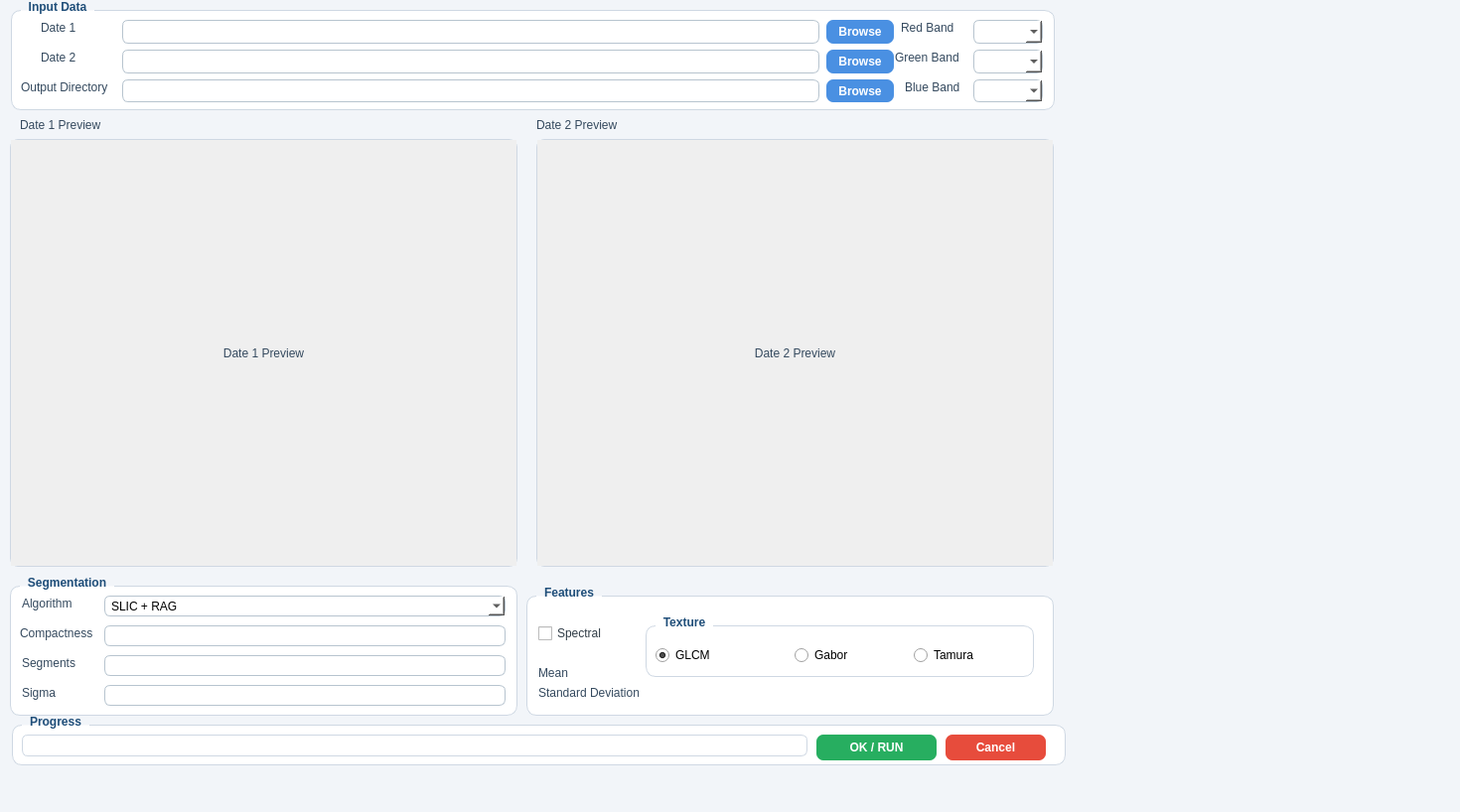
<?xml version="1.0" encoding="UTF-8"?>
<ui version="4.0">
 <class>ChangeDetectorDialogBase</class>
 <widget class="QDialog" name="ChangeDetectorDialogBase">
  <property name="geometry">
   <rect>
    <x>0</x>
    <y>0</y>
    <width>1470</width>
    <height>818</height>
   </rect>
  </property>
  <property name="windowTitle">
   <string>Object Based Change Detection Tool</string>
  </property>
  <property name="styleSheet">
   <string notr="true">
QDialog {
    background-color: #f2f5f9;
    font-family: Segoe UI;
    font-size: 10pt;
    color: #2f3b45;
}

/* =========================
   GROUP BOXES
========================= */
QGroupBox {
    background-color: #ffffff;
    border: 1px solid #cfd8e3;
    border-radius: 10px;
    margin-top: 10px;
    padding-top: 12px;
    font-weight: bold;
}

QGroupBox::title {
    subcontrol-origin: margin;
    left: 10px;
    padding: 0 6px;
    color: #1f4e79;
}

/* =========================
   LABELS
========================= */
QLabel {
    color: #34495e;
    background: transparent;
}

/* =========================
   INPUT FIELDS
========================= */
QLineEdit {
    background-color: white;
    border: 1px solid #b7c4cf;
    border-radius: 6px;
    padding: 4px;
}

QLineEdit:focus {
    border: 1px solid #4a90e2;
}

/* =========================
   COMBOBOX
========================= */
QComboBox {
    background-color: white;
    border: 1px solid #b7c4cf;
    border-radius: 6px;
    padding: 4px;
}

QComboBox:focus {
    border: 1px solid #4a90e2;
}

/* =========================
   SPINBOX
========================= */
QSpinBox, QDoubleSpinBox {
    background-color: white;
    border: 1px solid #b7c4cf;
    border-radius: 6px;
    padding: 3px;
}

/* =========================
   CHECKBOX
========================= */
QCheckBox {
    spacing: 5px;
    color: #2f3b45;
}

/* =========================
   PUSH BUTTONS
========================= */
QPushButton {
    background-color: #4a90e2;
    color: white;
    border-radius: 7px;
    padding: 5px 10px;
    font-weight: bold;
    border: none;
}

QPushButton:hover {
    background-color: #357abd;
}

/* OK button */
QPushButton#okButton {
    background-color: #27ae60;
}

QPushButton#okButton:hover {
    background-color: #219150;
}

/* Cancel button */
QPushButton#cancelButton {
    background-color: #e74c3c;
}

QPushButton#cancelButton:hover {
    background-color: #c0392b;
}

/* =========================
   PREVIEW AREAS
========================= */
QScrollArea {
    background-color: white;
    border: 1px solid #cfd8e3;
    border-radius: 8px;
}

/* =========================
   PROGRESS BAR
========================= */
QProgressBar {
    background-color: white;
    border: 1px solid #cfd8e3;
    border-radius: 6px;
    text-align: center;
    min-height: 20px;
}

QProgressBar::chunk {
    background-color: #4a90e2;
    border-radius: 5px;
}

</string>
  </property>
  <widget class="QGroupBox" name="inputGroup">
   <property name="geometry">
    <rect>
     <x>11</x>
     <y>0</y>
     <width>1051</width>
     <height>111</height>
    </rect>
   </property>
   <property name="title">
    <string>Input Data</string>
   </property>
   <widget class="QLabel" name="labelDate1">
    <property name="geometry">
     <rect>
      <x>30</x>
      <y>20</y>
      <width>51</width>
      <height>16</height>
     </rect>
    </property>
    <property name="text">
     <string>Date 1</string>
    </property>
   </widget>
   <widget class="QLineEdit" name="date1LineEdit">
    <property name="geometry">
     <rect>
      <x>112</x>
      <y>20</y>
      <width>702</width>
      <height>24</height>
     </rect>
    </property>
    <property name="autoFillBackground">
     <bool>false</bool>
    </property>
    <property name="styleSheet">
     <string notr="true">color:balck;</string>
    </property>
   </widget>
   <widget class="QPushButton" name="browseDate1Button">
    <property name="geometry">
     <rect>
      <x>821</x>
      <y>20</y>
      <width>68</width>
      <height>24</height>
     </rect>
    </property>
    <property name="text">
     <string>Browse</string>
    </property>
   </widget>
   <widget class="QLabel" name="labelRed">
    <property name="geometry">
     <rect>
      <x>896</x>
      <y>20</y>
      <width>71</width>
      <height>16</height>
     </rect>
    </property>
    <property name="acceptDrops">
     <bool>true</bool>
    </property>
    <property name="autoFillBackground">
     <bool>false</bool>
    </property>
    <property name="text">
     <string>Red Band</string>
    </property>
   </widget>
   <widget class="QComboBox" name="comboRedBand">
    <property name="geometry">
     <rect>
      <x>969</x>
      <y>20</y>
      <width>70</width>
      <height>24</height>
     </rect>
    </property>
    <property name="acceptDrops">
     <bool>true</bool>
    </property>
    <property name="styleSheet">
     <string notr="true">color:black;</string>
    </property>
    <property name="editable">
     <bool>true</bool>
    </property>
   </widget>
   <widget class="QLabel" name="labelDate2">
    <property name="geometry">
     <rect>
      <x>30</x>
      <y>50</y>
      <width>51</width>
      <height>16</height>
     </rect>
    </property>
    <property name="text">
     <string>Date 2</string>
    </property>
   </widget>
   <widget class="QLineEdit" name="date2LineEdit">
    <property name="geometry">
     <rect>
      <x>112</x>
      <y>50</y>
      <width>702</width>
      <height>24</height>
     </rect>
    </property>
    <property name="autoFillBackground">
     <bool>false</bool>
    </property>
    <property name="styleSheet">
     <string notr="true">color:black;</string>
    </property>
   </widget>
   <widget class="QPushButton" name="browseDate2Button">
    <property name="geometry">
     <rect>
      <x>821</x>
      <y>50</y>
      <width>68</width>
      <height>24</height>
     </rect>
    </property>
    <property name="text">
     <string>Browse</string>
    </property>
   </widget>
   <widget class="QLabel" name="labelGreen">
    <property name="geometry">
     <rect>
      <x>890</x>
      <y>50</y>
      <width>81</width>
      <height>16</height>
     </rect>
    </property>
    <property name="text">
     <string>Green Band</string>
    </property>
   </widget>
   <widget class="QComboBox" name="comboGreenBand">
    <property name="geometry">
     <rect>
      <x>969</x>
      <y>50</y>
      <width>70</width>
      <height>24</height>
     </rect>
    </property>
    <property name="acceptDrops">
     <bool>true</bool>
    </property>
    <property name="styleSheet">
     <string notr="true">color:black;</string>
    </property>
    <property name="editable">
     <bool>true</bool>
    </property>
   </widget>
   <widget class="QLabel" name="labelOutput">
    <property name="geometry">
     <rect>
      <x>10</x>
      <y>80</y>
      <width>111</width>
      <height>16</height>
     </rect>
    </property>
    <property name="text">
     <string>Output Directory</string>
    </property>
   </widget>
   <widget class="QLineEdit" name="outputDirLineEdit">
    <property name="geometry">
     <rect>
      <x>112</x>
      <y>80</y>
      <width>702</width>
      <height>23</height>
     </rect>
    </property>
    <property name="autoFillBackground">
     <bool>false</bool>
    </property>
    <property name="styleSheet">
     <string notr="true">color:black;</string>
    </property>
   </widget>
   <widget class="QPushButton" name="browseOutputButton">
    <property name="geometry">
     <rect>
      <x>821</x>
      <y>80</y>
      <width>68</width>
      <height>23</height>
     </rect>
    </property>
    <property name="text">
     <string>Browse</string>
    </property>
   </widget>
   <widget class="QLabel" name="labelBlue">
    <property name="geometry">
     <rect>
      <x>900</x>
      <y>80</y>
      <width>71</width>
      <height>16</height>
     </rect>
    </property>
    <property name="text">
     <string>Blue Band</string>
    </property>
   </widget>
   <widget class="QComboBox" name="comboBlueBand">
    <property name="geometry">
     <rect>
      <x>969</x>
      <y>80</y>
      <width>70</width>
      <height>23</height>
     </rect>
    </property>
    <property name="acceptDrops">
     <bool>true</bool>
    </property>
    <property name="styleSheet">
     <string notr="true">color:black;</string>
    </property>
    <property name="editable">
     <bool>true</bool>
    </property>
   </widget>
  </widget>
  <widget class="QLabel" name="label">
   <property name="geometry">
    <rect>
     <x>20</x>
     <y>110</y>
     <width>161</width>
     <height>31</height>
    </rect>
   </property>
   <property name="text">
    <string>Date 1 Preview</string>
   </property>
  </widget>
  <widget class="QLabel" name="label_2">
   <property name="geometry">
    <rect>
     <x>540</x>
     <y>110</y>
     <width>201</width>
     <height>31</height>
    </rect>
   </property>
   <property name="text">
    <string>Date 2 Preview</string>
   </property>
  </widget>
  <widget class="QGroupBox" name="segmentationGroup">
   <property name="geometry">
    <rect>
     <x>10</x>
     <y>580</y>
     <width>511</width>
     <height>141</height>
    </rect>
   </property>
   <property name="title">
    <string>Segmentation</string>
   </property>
   <widget class="QLabel" name="labelAlgorithm">
    <property name="geometry">
     <rect>
      <x>12</x>
      <y>20</y>
      <width>71</width>
      <height>16</height>
     </rect>
    </property>
    <property name="text">
     <string>Algorithm</string>
    </property>
   </widget>
   <widget class="QComboBox" name="comboBox_segmentation">
    <property name="geometry">
     <rect>
      <x>95</x>
      <y>20</y>
      <width>404</width>
      <height>21</height>
     </rect>
    </property>
    <property name="autoFillBackground">
     <bool>true</bool>
    </property>
    <property name="styleSheet">
     <string notr="true">color:black;</string>
    </property>
    <property name="editable">
     <bool>true</bool>
    </property>
    <item>
     <property name="text">
      <string>SLIC + RAG</string>
     </property>
    </item>
    <item>
     <property name="text">
      <string>Watershed</string>
     </property>
    </item>
    <item>
     <property name="text">
      <string>Large Scale Mean Shift</string>
     </property>
    </item>
   </widget>
   <widget class="QLabel" name="compactnessLabel">
    <property name="geometry">
     <rect>
      <x>10</x>
      <y>50</y>
      <width>91</width>
      <height>16</height>
     </rect>
    </property>
    <property name="text">
     <string>Compactness</string>
    </property>
   </widget>
   <widget class="QLabel" name="segmentsLabel">
    <property name="geometry">
     <rect>
      <x>12</x>
      <y>80</y>
      <width>71</width>
      <height>16</height>
     </rect>
    </property>
    <property name="text">
     <string>Segments</string>
    </property>
   </widget>
   <widget class="QLabel" name="sigmaLabel">
    <property name="geometry">
     <rect>
      <x>12</x>
      <y>110</y>
      <width>51</width>
      <height>16</height>
     </rect>
    </property>
    <property name="text">
     <string>Sigma</string>
    </property>
   </widget>
   <widget class="QLineEdit" name="compactnessLineEdit">
    <property name="geometry">
     <rect>
      <x>95</x>
      <y>50</y>
      <width>404</width>
      <height>21</height>
     </rect>
    </property>
    <property name="styleSheet">
     <string notr="true">color:black;</string>
    </property>
   </widget>
   <widget class="QLineEdit" name="segmentsLineEdit">
    <property name="geometry">
     <rect>
      <x>95</x>
      <y>80</y>
      <width>404</width>
      <height>21</height>
     </rect>
    </property>
    <property name="styleSheet">
     <string notr="true">color:black;</string>
    </property>
   </widget>
   <widget class="QLineEdit" name="sigmaLineEdit">
    <property name="geometry">
     <rect>
      <x>95</x>
      <y>110</y>
      <width>404</width>
      <height>21</height>
     </rect>
    </property>
    <property name="styleSheet">
     <string notr="true">color:black;</string>
    </property>
   </widget>
  </widget>
  <widget class="QGroupBox" name="featuresGroup">
   <property name="geometry">
    <rect>
     <x>530</x>
     <y>590</y>
     <width>531</width>
     <height>131</height>
    </rect>
   </property>
   <property name="title">
    <string>Features</string>
   </property>
   <widget class="QCheckBox" name="checkBox_spectral">
    <property name="geometry">
     <rect>
      <x>12</x>
      <y>40</y>
      <width>81</width>
      <height>16</height>
     </rect>
    </property>
    <property name="text">
     <string>Spectral</string>
    </property>
   </widget>
   <widget class="QGroupBox" name="textureGroup">
    <property name="geometry">
     <rect>
      <x>120</x>
      <y>30</y>
      <width>391</width>
      <height>62</height>
     </rect>
    </property>
    <property name="title">
     <string>Texture</string>
    </property>
    <widget class="QRadioButton" name="radioButton_glcm">
     <property name="geometry">
      <rect>
       <x>10</x>
       <y>30</y>
       <width>95</width>
       <height>20</height>
      </rect>
     </property>
     <property name="autoFillBackground">
      <bool>false</bool>
     </property>
     <property name="styleSheet">
      <string notr="true">color:black;</string>
     </property>
     <property name="text">
      <string>GLCM</string>
     </property>
     <property name="checked">
      <bool>true</bool>
     </property>
    </widget>
    <widget class="QRadioButton" name="radioButton_gabor">
     <property name="geometry">
      <rect>
       <x>150</x>
       <y>30</y>
       <width>81</width>
       <height>20</height>
      </rect>
     </property>
     <property name="autoFillBackground">
      <bool>false</bool>
     </property>
     <property name="styleSheet">
      <string notr="true">color:black;</string>
     </property>
     <property name="text">
      <string>Gabor</string>
     </property>
    </widget>
    <widget class="QRadioButton" name="radioButton_tamura">
     <property name="geometry">
      <rect>
       <x>270</x>
       <y>30</y>
       <width>95</width>
       <height>20</height>
      </rect>
     </property>
     <property name="autoFillBackground">
      <bool>false</bool>
     </property>
     <property name="styleSheet">
      <string notr="true">color:black;</string>
     </property>
     <property name="text">
      <string>Tamura</string>
     </property>
     <property name="checked">
      <bool>false</bool>
     </property>
    </widget>
   </widget>
   <widget class="QLabel" name="labelMean">
    <property name="geometry">
     <rect>
      <x>12</x>
      <y>80</y>
      <width>51</width>
      <height>16</height>
     </rect>
    </property>
    <property name="text">
     <string>Mean</string>
    </property>
   </widget>
   <widget class="QLabel" name="labelStdDev">
    <property name="geometry">
     <rect>
      <x>12</x>
      <y>100</y>
      <width>121</width>
      <height>16</height>
     </rect>
    </property>
    <property name="text">
     <string>Standard Deviation</string>
    </property>
   </widget>
  </widget>
  <widget class="QGroupBox" name="progressGroup">
   <property name="geometry">
    <rect>
     <x>12</x>
     <y>720</y>
     <width>1061</width>
     <height>51</height>
    </rect>
   </property>
   <property name="title">
    <string>Progress</string>
   </property>
   <widget class="QProgressBar" name="progressBar">
    <property name="geometry">
     <rect>
      <x>10</x>
      <y>20</y>
      <width>791</width>
      <height>22</height>
     </rect>
    </property>
   </widget>
   <widget class="QPushButton" name="okButton">
    <property name="geometry">
     <rect>
      <x>810</x>
      <y>20</y>
      <width>121</width>
      <height>26</height>
     </rect>
    </property>
    <property name="text">
     <string>OK / RUN</string>
    </property>
   </widget>
   <widget class="QPushButton" name="cancelButton">
    <property name="geometry">
     <rect>
      <x>940</x>
      <y>20</y>
      <width>101</width>
      <height>26</height>
     </rect>
    </property>
    <property name="text">
     <string>Cancel</string>
    </property>
   </widget>
  </widget>
  <widget class="QScrollArea" name="scrollAreaDate1">
   <property name="geometry">
    <rect>
     <x>10</x>
     <y>140</y>
     <width>511</width>
     <height>431</height>
    </rect>
   </property>
   <property name="minimumSize">
    <size>
     <width>480</width>
     <height>280</height>
    </size>
   </property>
   <property name="widgetResizable">
    <bool>true</bool>
   </property>
   <widget class="QWidget" name="scrollWidget1">
    <property name="geometry">
     <rect>
      <x>0</x>
      <y>0</y>
      <width>509</width>
      <height>429</height>
     </rect>
    </property>
    <layout class="QGridLayout" name="gridLayout_3">
     <item row="0" column="0">
      <widget class="QLabel" name="image_label_1">
       <property name="text">
        <string>Date 1 Preview</string>
       </property>
       <property name="scaledContents">
        <bool>true</bool>
       </property>
       <property name="alignment">
        <set>Qt::AlignCenter</set>
       </property>
      </widget>
     </item>
    </layout>
   </widget>
  </widget>
  <widget class="QScrollArea" name="scrollAreaDate2">
   <property name="geometry">
    <rect>
     <x>540</x>
     <y>140</y>
     <width>521</width>
     <height>431</height>
    </rect>
   </property>
   <property name="minimumSize">
    <size>
     <width>480</width>
     <height>280</height>
    </size>
   </property>
   <property name="widgetResizable">
    <bool>true</bool>
   </property>
   <widget class="QWidget" name="scrollWidget2">
    <property name="geometry">
     <rect>
      <x>0</x>
      <y>0</y>
      <width>519</width>
      <height>429</height>
     </rect>
    </property>
    <layout class="QGridLayout" name="gridLayout">
     <item row="0" column="0">
      <widget class="QLabel" name="image_label_2">
       <property name="text">
        <string>Date 2 Preview</string>
       </property>
       <property name="alignment">
        <set>Qt::AlignCenter</set>
       </property>
      </widget>
     </item>
    </layout>
   </widget>
  </widget>
  </widget>
  <resources/>
  <connections/>
 </ui>
